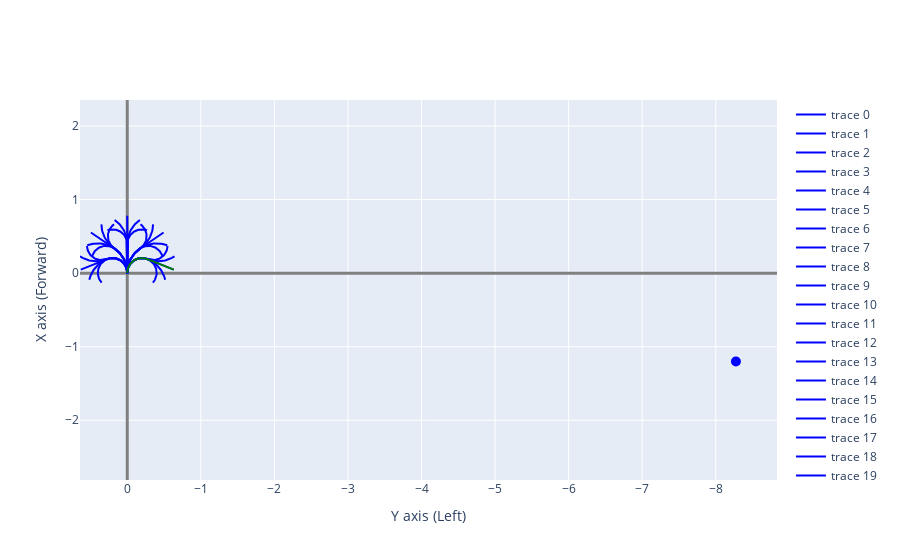

Notebook source saved alongside this figure:
### Code cell
# print(f"candidate arcs shape: {planner.np_candidate_arcs.shape}")
waypoint = np.array([4.25, 4.25])
# current_pose = np.eye(4)
test_rock_points_rover_frame = np.array([[]])
test_rock_data = []
control, best_arc, waypoint_local = planner.plan_arc(
    waypoint, current_pose, test_rock_points_rover_frame, test_rock_data
)
# (v,w), waypoint_local = planner.plan_arc(waypoint, current_pose, test_rock_points_rover_frame, test_rock_data)
# print(waypoint_local)
# fig = plot_rocks_rover_frame(
#     test_rock_points_rover_frame, test_rock_data, waypoint=waypoint_local, color="red"
# )
print(f"waypoint_local{waypoint_local}")
fig = go.Figure()
for arc in arcs:
    fig = plot_path_rover_frame(arc, fig=fig)
fig = plot_path_rover_frame(best_arc, color="green", waypoint=waypoint_local, fig=fig)

fig.show()
print(control)
